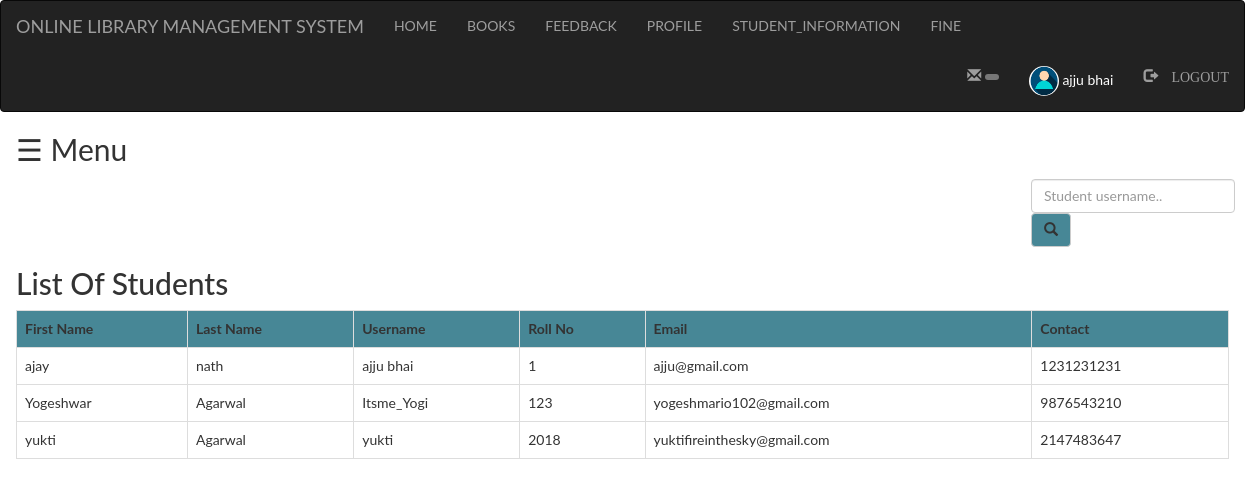
Page /Admin/student.php (signed in) on the committed database.
### tables this page shows
CREATE TABLE `student` (
  `first` varchar(100) NOT NULL,
  `last` varchar(100) NOT NULL,
  `username` varchar(100) NOT NULL,
  `password` varchar(100) NOT NULL,
  `roll` int(100) NOT NULL,
  `email` varchar(100) NOT NULL,
  `contact` varchar(100) NOT NULL,
  `pic` varchar(100) NOT NULL
);

### Admin/student.php (the view, shortened to what this page needs)
<?php
	include "navbar.php";
?>
<!DOCTYPE html>
<html>
<head>
</head>
<body>
	<div id="main">
	  <span style="font-size:30px;cursor:pointer" onclick="openNav()">&#9776; Menu</span>
<div class="conatiner">
	<div class="srch">
		<form class="navbar-form" method="post" name="form1">
				<input class="form-control" type="text" name="search" placeholder="Student username.." required="">
				<button style="background-color: #478796" type="submit" name="submit" class="btn btn-default">
					<span class="glyphicon glyphicon-search"></span>
				</button>
		</form>
	</div>
	<h2>List Of Students</h2>
	<?php
		if(isset($_POST['submit']))
		{
			$q = mysqli_query($db,"SELECT first, last, username, roll, email, contact  FROM `student` WHERE username like '%$_POST[search]%'");
			if(mysqli_num_rows($q)==0)
			{
				echo "Sorry! No Student found with that username. Search again. ";
			}
			else
			{
				echo "<table class='table table-bordered table-hover'>";
				echo "<tr style='background-color: #478796;'>";
					echo "<th>"; echo"First Name"; echo "</th>";
					echo "<th>"; echo"Last Name"; echo "</th>";
					echo "<th>"; echo"Username"; echo "</th>";
					echo "<th>"; echo"Roll No"; echo "</th>";
					echo "<th>"; echo"Email"; echo "</th>";
					echo "<th>"; echo"Contact"; echo "</th>";
				echo "</tr>";
				while($row=mysqli_fetch_assoc($q))
				{
					echo "<tr>";
					echo "<td>"; echo $row['first']; echo "</td>";
					echo "<td>"; echo $row['last']; echo "</td>";
					echo "<td>"; echo $row['username']; echo "</td>";
					echo "<td>"; echo $row['roll']; echo "</td>";
					echo "<td>"; echo $row['email']; echo "</td>";
					echo "<td>"; echo $row['contact']; echo "</td>";
					echo "</tr>";
				}
				echo"</table>";
			}
		}
		else
		{
			$res=mysqli_query($db,"SELECT first, last, username, roll, email, contact  FROM `student` ORDER BY student.first ASC;");
			echo "<table class='table table-bordered table-hover'>";
			echo "<tr style='background-color: #478796;'>";
					echo "<th>"; echo"First Name"; echo "</th>";
					echo "<th>"; echo"Last Name"; echo "</th>";
					echo "<th>"; echo"Username"; echo "</th>";
					echo "<th>"; echo"Roll No"; echo "</th>";
					echo "<th>"; echo"Email"; echo "</th>";
					echo "<th>"; echo"Contact"; echo "</th>";
			echo "</tr>";
			while($row=mysqli_fetch_assoc($res))
			{
				echo "<tr>";
				echo "<td>"; echo $row['first']; echo "</td>";
				echo "<td>"; echo $row['last']; echo "</td>";
				echo "<td>"; echo $row['username']; echo "</td>";
				echo "<td>"; echo $row['roll']; echo "</td>";
				echo "<td>"; echo $row['email']; echo "</td>";
				echo "<td>"; echo $row['contact']; echo "</td>";
				echo "</tr>";
			}
			echo"</table>";
		}
	?>
</div>
</body>
</html>

### Admin/student.php (style rules this page uses)
.srch { padding-left: 1000px; }
body { font-family: "Lato", sans-serif; transition: background-color .5s; }
#main { transition: margin-left .5s; padding: 16px; }

### rows in the picture
student: first "ajay", last "nath", username "ajju bhai", roll "1", email "ajju@gmail.com", contact "1231231231"
student: first "Yogeshwar", last "Agarwal", username "Itsme_Yogi", roll "123", email "yogeshmario102@gmail.com", contact "9876543210"
student: first "yukti", last "Agarwal", username "yukti", roll "2018", email "yuktifireinthesky@gmail.com", contact "2147483647"

### other values in the picture
$_SESSION['login_user'] "ajju bhai"
